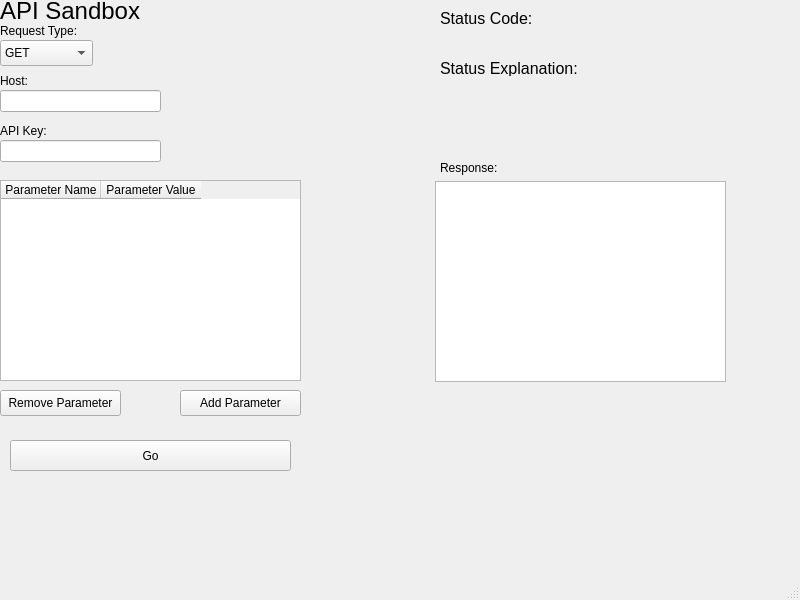
<?xml version="1.0" encoding="UTF-8"?>
<ui version="4.0">
 <class>MainWindow</class>
 <widget class="QMainWindow" name="MainWindow">
  <property name="geometry">
   <rect>
    <x>0</x>
    <y>0</y>
    <width>800</width>
    <height>600</height>
   </rect>
  </property>
  <property name="windowTitle">
   <string>MainWindow</string>
  </property>
  <widget class="QWidget" name="centralwidget">
   <widget class="QPushButton" name="goButton">
    <property name="geometry">
     <rect>
      <x>10</x>
      <y>440</y>
      <width>281</width>
      <height>31</height>
     </rect>
    </property>
    <property name="text">
     <string>Go</string>
    </property>
   </widget>
   <widget class="QLineEdit" name="hostLineEdit">
    <property name="geometry">
     <rect>
      <x>0</x>
      <y>90</y>
      <width>161</width>
      <height>22</height>
     </rect>
    </property>
   </widget>
   <widget class="QLabel" name="RequestType_2">
    <property name="geometry">
     <rect>
      <x>0</x>
      <y>120</y>
      <width>81</width>
      <height>21</height>
     </rect>
    </property>
    <property name="text">
     <string>API Key:</string>
    </property>
   </widget>
   <widget class="QLabel" name="APISandbox">
    <property name="geometry">
     <rect>
      <x>0</x>
      <y>0</y>
      <width>141</width>
      <height>21</height>
     </rect>
    </property>
    <property name="font">
     <font>
      <pointsize>18</pointsize>
     </font>
    </property>
    <property name="text">
     <string>API Sandbox</string>
    </property>
   </widget>
   <widget class="QPushButton" name="removeParameterButton">
    <property name="geometry">
     <rect>
      <x>0</x>
      <y>390</y>
      <width>121</width>
      <height>26</height>
     </rect>
    </property>
    <property name="text">
     <string>Remove Parameter</string>
    </property>
   </widget>
   <widget class="QTextBrowser" name="responseBrowser">
    <property name="geometry">
     <rect>
      <x>435</x>
      <y>181</y>
      <width>291</width>
      <height>201</height>
     </rect>
    </property>
   </widget>
   <widget class="QLabel" name="RequestType_3">
    <property name="geometry">
     <rect>
      <x>0</x>
      <y>70</y>
      <width>81</width>
      <height>21</height>
     </rect>
    </property>
    <property name="text">
     <string>Host:</string>
    </property>
   </widget>
   <widget class="QLabel" name="label">
    <property name="geometry">
     <rect>
      <x>440</x>
      <y>160</y>
      <width>61</width>
      <height>16</height>
     </rect>
    </property>
    <property name="text">
     <string>Response:</string>
    </property>
   </widget>
   <widget class="QPushButton" name="addParameterButton">
    <property name="geometry">
     <rect>
      <x>180</x>
      <y>390</y>
      <width>121</width>
      <height>26</height>
     </rect>
    </property>
    <property name="text">
     <string>Add Parameter</string>
    </property>
   </widget>
   <widget class="QTableWidget" name="paramTable">
    <property name="geometry">
     <rect>
      <x>0</x>
      <y>180</y>
      <width>301</width>
      <height>201</height>
     </rect>
    </property>
    <property name="columnCount">
     <number>2</number>
    </property>
    <column>
     <property name="text">
      <string>Parameter Name</string>
     </property>
    </column>
    <column>
     <property name="text">
      <string>Parameter Value</string>
     </property>
    </column>
   </widget>
   <widget class="QLabel" name="RequestType">
    <property name="geometry">
     <rect>
      <x>0</x>
      <y>20</y>
      <width>81</width>
      <height>21</height>
     </rect>
    </property>
    <property name="text">
     <string>Request Type:</string>
    </property>
   </widget>
   <widget class="QComboBox" name="requestTypeComboBox">
    <property name="geometry">
     <rect>
      <x>0</x>
      <y>40</y>
      <width>93</width>
      <height>26</height>
     </rect>
    </property>
    <item>
     <property name="text">
      <string>GET</string>
     </property>
    </item>
    <item>
     <property name="text">
      <string>POST</string>
     </property>
    </item>
   </widget>
   <widget class="QLineEdit" name="keyLineEdit">
    <property name="geometry">
     <rect>
      <x>0</x>
      <y>140</y>
      <width>161</width>
      <height>22</height>
     </rect>
    </property>
   </widget>
   <widget class="QLabel" name="statusCodeLabel">
    <property name="geometry">
     <rect>
      <x>440</x>
      <y>10</y>
      <width>91</width>
      <height>16</height>
     </rect>
    </property>
    <property name="font">
     <font>
      <pointsize>12</pointsize>
     </font>
    </property>
    <property name="text">
     <string>Status Code:</string>
    </property>
   </widget>
   <widget class="QLabel" name="statusExplanationLabel">
    <property name="geometry">
     <rect>
      <x>440</x>
      <y>60</y>
      <width>141</width>
      <height>16</height>
     </rect>
    </property>
    <property name="font">
     <font>
      <pointsize>12</pointsize>
     </font>
    </property>
    <property name="text">
     <string>Status Explanation:</string>
    </property>
   </widget>
   <widget class="QLabel" name="statusCode">
    <property name="geometry">
     <rect>
      <x>440</x>
      <y>30</y>
      <width>91</width>
      <height>16</height>
     </rect>
    </property>
    <property name="font">
     <font>
      <pointsize>10</pointsize>
     </font>
    </property>
    <property name="text">
     <string/>
    </property>
   </widget>
   <widget class="QLabel" name="statusExplanation">
    <property name="geometry">
     <rect>
      <x>440</x>
      <y>90</y>
      <width>331</width>
      <height>61</height>
     </rect>
    </property>
    <property name="font">
     <font>
      <pointsize>8</pointsize>
     </font>
    </property>
    <property name="text">
     <string/>
    </property>
   </widget>
  </widget>
  <widget class="QMenuBar" name="menubar">
   <property name="geometry">
    <rect>
     <x>0</x>
     <y>0</y>
     <width>800</width>
     <height>33</height>
    </rect>
   </property>
  </widget>
  <widget class="QStatusBar" name="statusbar"/>
 </widget>
 <resources/>
 <connections/>
</ui>
